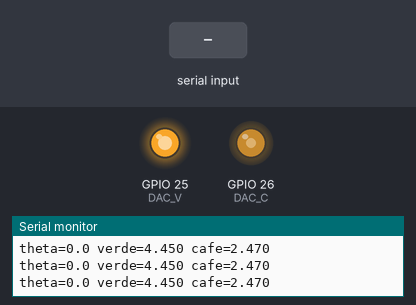
Recording of a sketch running on a simulated ESP32. Parts: output pins drawn as LEDs (lit = HIGH), the last lines printed to the serial monitor. Inputs (shaded band) come from the test bench.

Above: at 1.2 s.
1.3 s: "90,45\n" received over Serial
At 2.05 s:
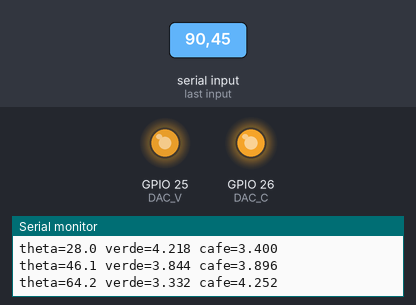
At 2.95 s:
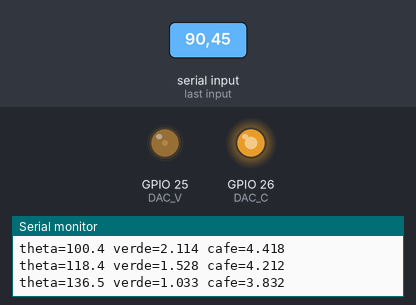
4.3 s: "30,150\n" received over Serial
7.3 s: "P90\n" received over Serial
8.8 s: "90\n" received over Serial
11.8 s: "P,45\n" received over Serial
At 12.7 s:
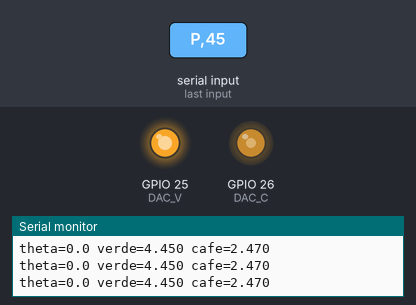
Timing chart, 0 to 14.3 s (numbered marks = the images above; inputs shaded):
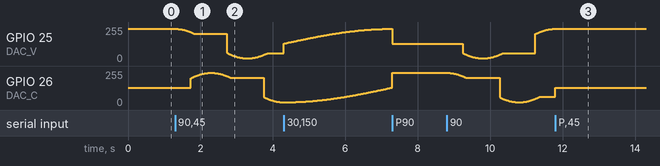

The sketch:

emulador_timon.ino
```cpp
/*
  Emulador del sensor del volante (direccion) — ESP32, version LM358 (DAC nativo 8-bit)
  Ver herramientas/emulador_timon/LEEME.md y armado_emulador.svg.

  Objetivo (lo que daba el sensor real): Vo=2.47 V, Va=1.98 V.
    verde = Vo + Va*cos(theta)      cafe = Vo + Va*sin(theta)
  node 4 deriva VELOCIDAD del cambio de theta -> para girar, theta BARRE (quieto = recto).

  CALIBRACION: la etapa (DAC nativo + op-amp LM358, Rg=10k Rf=5.1k, Vcc=+11V) es lineal:
      salida = k*Vdac + o
  Para sacar un voltaje D en el pin se invierte:  Vdac = (D - o) / k.
  Esto corrige ganancia Y centro (el DAC nativo mete un offset ~0.13V que la ganancia sola
  no arregla). Los k/o se miden UNA vez con el caracterizador y van abajo. Re-medir si se
  cambian resistencias o el ESP.

  CONTROLADO POR EL ESP (sin pote). Dos modos por SERIAL:
    - VELOCIDAD: un numero = grados/seg (con signo). 0 = recto.   ej. "90", "-45", "0"
    - POSICION : "P<grados>" = angulo absoluto. Lo usa la GUI rueda_timon.py.  ej. "P30", "P-120"
    [en el kit la velocidad la pone la Jetson/gamepad por el mismo canal]

  Salidas: DAC GPIO25 (verde), GPIO26 (cafe) -> etapa op-amp -> conector node 4.
  SEGURIDAD: equipo parado/en gato, paro en mano. Validar contra el caracterizador antes de node 4.
*/
#include <math.h>

const float Vo = 2.47, Va = 1.98;   // objetivo (sensor real, 24-oct)

// CALIBRACION POR CANAL (medida con el caracterizador, 26-oct): salida = k*Vdac + o
const float kV = 1.381, oV = 0.131; // verde (GPIO25)
const float kC = 1.386, oC = 0.115; // cafe  (GPIO26)

const int DAC_V = 25, DAC_C = 26;

float theta = 0;                    // rad
float rate  = 0;                    // rad/s (comandado por serial)
unsigned long tPrev;
String buf = "";

int code(float vdac){               // voltaje DAC deseado (0-3.3V) -> codigo 8-bit
  if(vdac < 0) vdac = 0; if(vdac > 3.3) vdac = 3.3;
  return (int)(vdac/3.3*255.0 + 0.5);
}
void sacar(float verde, float cafe){               // escribe los dos DAC con su calibracion
  dacWrite(DAC_V, code((verde - oV)/kV));
  dacWrite(DAC_C, code((cafe  - oC)/kC));
}

void setup(){
  Serial.begin(115200);
  sacar(Vo + Va, Vo);               // arranca en un punto valido del circulo (theta=0)
  tPrev = micros();
  Serial.println("Emulador LM358 listo. Numero = vel (deg/s), o 'P<grados>' = posicion.");
}

void loop(){
  while(Serial.available()){
    char c = Serial.read();
    if(c=='\n' || c=='\r'){
      if(buf.length()){
        if(buf[0]=='P' || buf[0]=='p'){            // POSICION: angulo absoluto en grados
          theta = buf.substring(1).toFloat() * PI / 180.0;
          while(theta > 6.28318) theta -= 6.28318;
          while(theta < 0)       theta += 6.28318;
          rate = 0;                                // modo posicion: no acumula
        } else {                                   // VELOCIDAD: grados/seg
          rate = buf.toFloat() * PI / 180.0;
        }
        buf = "";
      }
    } else buf += c;
  }

  unsigned long t = micros(); float dt = (t - tPrev)/1e6; tPrev = t;
  theta += rate * dt;
  if(theta > 6.28318) theta -= 6.28318;
  if(theta < 0)       theta += 6.28318;

  float verde = Vo + Va*cos(theta);
  float cafe  = Vo + Va*sin(theta);
  sacar(verde, cafe);

  static unsigned long tp = 0;
  if(millis() - tp > 200){ tp = millis();
    Serial.print("theta="); Serial.print(theta*57.2958,1);
    Serial.print(" verde="); Serial.print(verde,3);
    Serial.print(" cafe=");  Serial.println(cafe,3);
  }
  delayMicroseconds(500);
}
```

Measured:
- after the input at 1.3 s, GPIO 26 (DAC_C): rises from 131/255 to 242/255 in 0.52 s, then falls to 21/255 in 2.0 s
- after the input at 11.8 s, GPIO 25 (DAC_V): stops changing and stays 242/255
